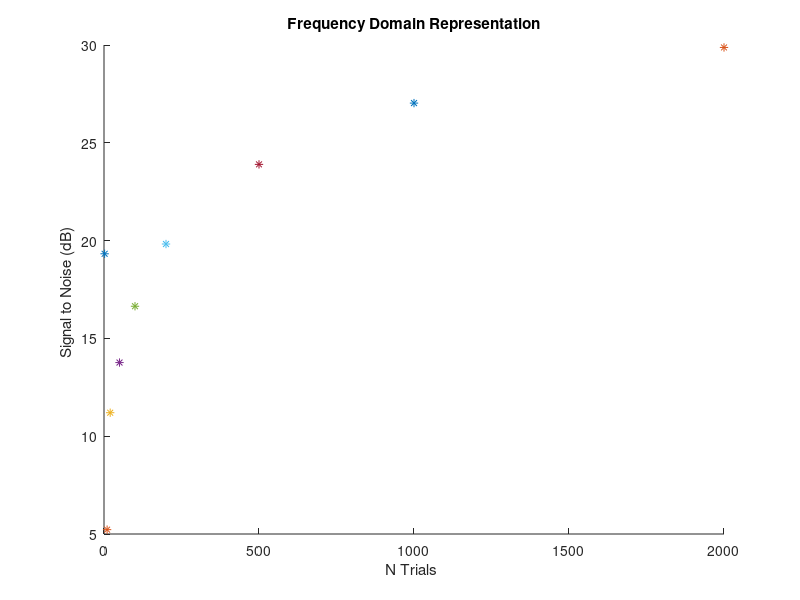

MATLAB code to generate this figure:

clear

sz=2;
NOISE_TRIALS=randn(sz); % a [sz x sz] matrix filled with noise

SZ=1:sz;                        % Create signal with sinus 
SZ=SZ/(sz/2);                   % Divide the array SZ by sz/2
S=sin(2*pi*SZ);

for i=1:sz;                     % create a noisy signal 
    NOISE_TRIALS(i,:) = NOISE_TRIALS(i,:) + S;
end;

average=sum(NOISE_TRIALS)/sz;   % create the average
odd_average=sum(NOISE_TRIALS(1:2:sz,:))/(sz/2);
even_average=sum(NOISE_TRIALS(2:2:sz,:))/(sz/2);
noise_estimate=(odd_average-even_average)/2;
rms_signal = sqrt(var(average) + mean(average)^2);
rms_noise = sqrt(var(noise_estimate) + mean(noise_estimate)^2);
snr = 20*log10(rms_signal/rms_noise)

figure;hold;
plot(sz,snr, '*');


sz=10;
NOISE_TRIALS=randn(sz); % a [sz x sz] matrix filled with noise

SZ=1:sz;                        % Create signal with sinus 
SZ=SZ/(sz/2);                   % Divide the array SZ by sz/2
S=sin(2*pi*SZ);

for i=1:sz;                     % create a noisy signal 
    NOISE_TRIALS(i,:) = NOISE_TRIALS(i,:) + S;
end;

average=sum(NOISE_TRIALS)/sz;   % create the average
odd_average=sum(NOISE_TRIALS(1:2:sz,:))/(sz/2);
even_average=sum(NOISE_TRIALS(2:2:sz,:))/(sz/2);
noise_estimate=(odd_average-even_average)/2;
rms_signal = sqrt(var(average) + mean(average)^2);
rms_noise = sqrt(var(noise_estimate) + mean(noise_estimate)^2);
snr = 20*log10(rms_signal/rms_noise)

plot(sz,snr, '*');


sz=20;
NOISE_TRIALS=randn(sz); % a [sz x sz] matrix filled with noise

SZ=1:sz;                        % Create signal with sinus 
SZ=SZ/(sz/2);                   % Divide the array SZ by sz/2
S=sin(2*pi*SZ);

for i=1:sz;                     % create a noisy signal 
    NOISE_TRIALS(i,:) = NOISE_TRIALS(i,:) + S;
end;

average=sum(NOISE_TRIALS)/sz;   % create the average
odd_average=sum(NOISE_TRIALS(1:2:sz,:))/(sz/2);
even_average=sum(NOISE_TRIALS(2:2:sz,:))/(sz/2);
noise_estimate=(odd_average-even_average)/2;
rms_signal = sqrt(var(average) + mean(average)^2);
rms_noise = sqrt(var(noise_estimate) + mean(noise_estimate)^2);
snr = 20*log10(rms_signal/rms_noise)

plot(sz,snr, '*');

sz=50;
NOISE_TRIALS=randn(sz); % a [sz x sz] matrix filled with noise

SZ=1:sz;                        % Create signal with sinus 
SZ=SZ/(sz/2);                   % Divide the array SZ by sz/2
S=sin(2*pi*SZ);

for i=1:sz;                     % create a noisy signal 
    NOISE_TRIALS(i,:) = NOISE_TRIALS(i,:) + S;
end;

average=sum(NOISE_TRIALS)/sz;   % create the average
odd_average=sum(NOISE_TRIALS(1:2:sz,:))/(sz/2);
even_average=sum(NOISE_TRIALS(2:2:sz,:))/(sz/2);
noise_estimate=(odd_average-even_average)/2;
rms_signal = sqrt(var(average) + mean(average)^2);
rms_noise = sqrt(var(noise_estimate) + mean(noise_estimate)^2);
snr = 20*log10(rms_signal/rms_noise)

plot(sz,snr, '*');

sz=100;
NOISE_TRIALS=randn(sz); % a [sz x sz] matrix filled with noise

SZ=1:sz;                        % Create signal with sinus 
SZ=SZ/(sz/2);                   % Divide the array SZ by sz/2
S=sin(2*pi*SZ);

for i=1:sz;                     % create a noisy signal 
    NOISE_TRIALS(i,:) = NOISE_TRIALS(i,:) + S;
end;

average=sum(NOISE_TRIALS)/sz;   % create the average
odd_average=sum(NOISE_TRIALS(1:2:sz,:))/(sz/2);
even_average=sum(NOISE_TRIALS(2:2:sz,:))/(sz/2);
noise_estimate=(odd_average-even_average)/2;
rms_signal = sqrt(var(average) + mean(average)^2);
rms_noise = sqrt(var(noise_estimate) + mean(noise_estimate)^2);
snr = 20*log10(rms_signal/rms_noise)

plot(sz,snr, '*');


sz=200;
NOISE_TRIALS=randn(sz); % a [sz x sz] matrix filled with noise

SZ=1:sz;                        % Create signal with sinus 
SZ=SZ/(sz/2);                   % Divide the array SZ by sz/2
S=sin(2*pi*SZ);

for i=1:sz;                     % create a noisy signal 
    NOISE_TRIALS(i,:) = NOISE_TRIALS(i,:) + S;
end;

average=sum(NOISE_TRIALS)/sz;   % create the average
odd_average=sum(NOISE_TRIALS(1:2:sz,:))/(sz/2);
even_average=sum(NOISE_TRIALS(2:2:sz,:))/(sz/2);
noise_estimate=(odd_average-even_average)/2;
rms_signal = sqrt(var(average) + mean(average)^2);
rms_noise = sqrt(var(noise_estimate) + mean(noise_estimate)^2);
snr = 20*log10(rms_signal/rms_noise)

plot(sz,snr, '*');



sz=500;
NOISE_TRIALS=randn(sz); % a [sz x sz] matrix filled with noise

SZ=1:sz;                        % Create signal with sinus 
SZ=SZ/(sz/2);                   % Divide the array SZ by sz/2
S=sin(2*pi*SZ);

for i=1:sz;                     % create a noisy signal 
    NOISE_TRIALS(i,:) = NOISE_TRIALS(i,:) + S;
end;

average=sum(NOISE_TRIALS)/sz;   % create the average
odd_average=sum(NOISE_TRIALS(1:2:sz,:))/(sz/2);
even_average=sum(NOISE_TRIALS(2:2:sz,:))/(sz/2);
noise_estimate=(odd_average-even_average)/2;
rms_signal = sqrt(var(average) + mean(average)^2);
rms_noise = sqrt(var(noise_estimate) + mean(noise_estimate)^2);
snr = 20*log10(rms_signal/rms_noise)

plot(sz,snr, '*');


sz=1000;
NOISE_TRIALS=randn(sz); % a [sz x sz] matrix filled with noise

SZ=1:sz;                        % Create signal with sinus 
SZ=SZ/(sz/2);                   % Divide the array SZ by sz/2
S=sin(2*pi*SZ);

for i=1:sz;                     % create a noisy signal 
    NOISE_TRIALS(i,:) = NOISE_TRIALS(i,:) + S;
end;

average=sum(NOISE_TRIALS)/sz;   % create the average
odd_average=sum(NOISE_TRIALS(1:2:sz,:))/(sz/2);
even_average=sum(NOISE_TRIALS(2:2:sz,:))/(sz/2);
noise_estimate=(odd_average-even_average)/2;
rms_signal = sqrt(var(average) + mean(average)^2);
rms_noise = sqrt(var(noise_estimate) + mean(noise_estimate)^2);
snr = 20*log10(rms_signal/rms_noise)

plot(sz,snr, '*');


sz=2000;
NOISE_TRIALS=randn(sz); % a [sz x sz] matrix filled with noise

SZ=1:sz;                        % Create signal with sinus 
SZ=SZ/(sz/2);                   % Divide the array SZ by sz/2
S=sin(2*pi*SZ);

for i=1:sz;                     % create a noisy signal 
    NOISE_TRIALS(i,:) = NOISE_TRIALS(i,:) + S;
end;

average=sum(NOISE_TRIALS)/sz;   % create the average
odd_average=sum(NOISE_TRIALS(1:2:sz,:))/(sz/2);
even_average=sum(NOISE_TRIALS(2:2:sz,:))/(sz/2);
noise_estimate=(odd_average-even_average)/2;
rms_signal = sqrt(var(average) + mean(average)^2);
rms_noise = sqrt(var(noise_estimate) + mean(noise_estimate)^2);
snr = 20*log10(rms_signal/rms_noise)

plot(sz,snr, '*');

title('Frequency Domain Representation');
ylabel('Signal to Noise (dB) ');
xlabel('N Trials ');

